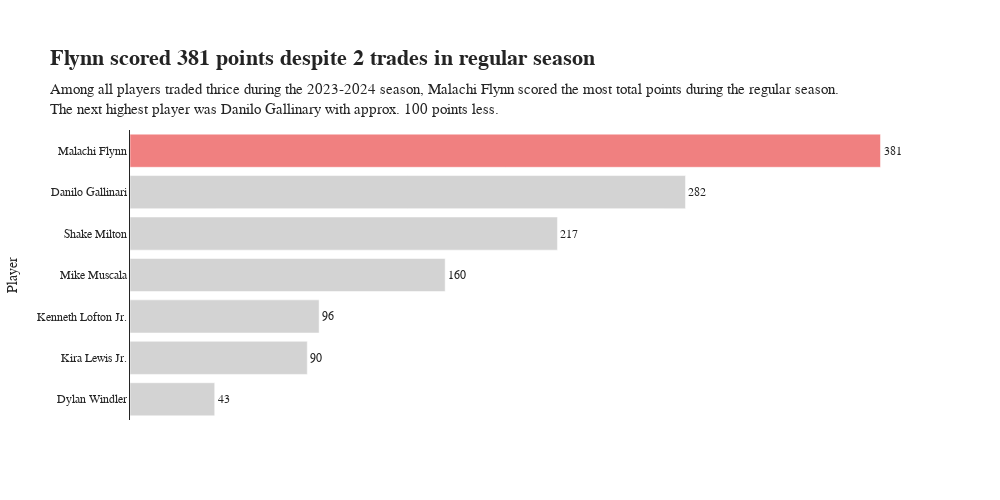

Notebook cell for this chart:
### Code cell
fig3 = px.bar(
    df_ex1.sort_values(by = 'Total Points', ascending=True), # this should be the OPPOSITE of the orignal sort (horizontal bar chart ONLY)
    x = 'Total Points',
    y = 'Player',
    template = 'simple_white',
    title = '<b>Flynn scored 381 points despite 2 trades in regular season</b>',
    subtitle = 'Among all players traded thrice during the 2023-2024 season, Malachi Flynn scored the most total points during the regular season.<br>The next highest player was Danilo Gallinary with approx. 100 points less.',
    height = 500,
    width = 1000,
    color_discrete_sequence=['lightgray', 'lightcoral'],
    # Add a color variable
    color = 'flag',
    # Add TEXT labels
    text = 'Total Points'
)
# Customize Figure
fig3.update_layout(
    # Remove the x-tick labels
    yaxis_ticks = "",
    # Change the title font
    title_font_family = 'Baskerville',
    # Font for the rest of plot
    font_family = 'Helvetica',
    # Change title font size
    title_font_size = 22,
    # Modify (enlarge) the top margin
    margin = {'t':130},
    # Hide the legend
    showlegend = False
)
# Move bar labels
fig3.update_traces(textposition = 'outside')

# Hide the x-axis
fig3.update_xaxes(visible = False)

# Render the figure
fig3.show()

### Figure 1 — Plotly figure (JSON) as saved in the notebook; plotly's stock layout.template omitted (floating-point values rounded to 4 significant figures)
{"data": [{"hovertemplate": "flag=False<br>Total Points=%{text}<br>Player=%{y}<extra></extra>", "legendgroup": "False", "marker": {"color": "lightgray", "pattern": {"shape": ""}}, "name": "False", "orientation": "h", "showlegend": true, "text": [43.0, 90.0, 96.0, 160.0, 217.0, 282.0], "textposition": "outside", "type": "bar", "x": [43.0, 90.0, 96.0, 160.0, 217.0, 282.0], "xaxis": "x", "y": ["Dylan Windler", "Kira Lewis Jr.", "Kenneth Lofton Jr.", "Mike Muscala", "Shake Milton", "Danilo Gallinari"], "yaxis": "y"}, {"hovertemplate": "flag=True<br>Total Points=%{text}<br>Player=%{y}<extra></extra>", "legendgroup": "True", "marker": {"color": "lightcoral", "pattern": {"shape": ""}}, "name": "True", "orientation": "h", "showlegend": true, "text": [381.0], "textposition": "outside", "type": "bar", "x": [381.0], "xaxis": "x", "y": ["Malachi Flynn"], "yaxis": "y"}], "layout": {"barmode": "relative", "font": {"family": "Helvetica"}, "height": 500, "legend": {"title": {"text": "flag"}, "tracegroupgap": 0}, "margin": {"t": 130}, "showlegend": false, "title": {"font": {"family": "Baskerville", "size": 22}, "subtitle": {"text": "Among all players traded thrice during the 2023-2024 season, Malachi Flynn scored the most total points during the regular season.<br>The next highest player was Danilo Gallinary with approx. 100 points less."}, "text": "<b>Flynn scored 381 points despite 2 trades in regular season</b>"}, "width": 1000, "xaxis": {"anchor": "y", "domain": [0, 1], "title": {"text": "Total Points"}, "visible": false}, "yaxis": {"anchor": "x", "domain": [0, 1], "ticks": "", "title": {"text": "Player"}}}}
